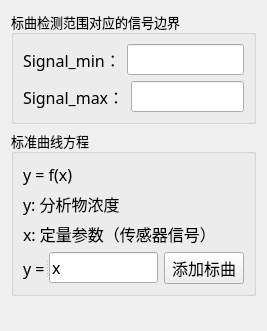
          <widget class="QWidget" name="page">
           <property name="geometry">
            <rect>
             <x>0</x>
             <y>0</y>
             <width>267</width>
             <height>294</height>
            </rect>
           </property>
           <attribute name="label">
            <string>输入标准曲线</string>
           </attribute>
           <layout class="QVBoxLayout" name="verticalLayout_13" stretch="0,1">
            <item>
             <layout class="QVBoxLayout" name="verticalLayout_10">
              <item>
               <widget class="QGroupBox" name="groupBox_8">
                <property name="font">
                 <font>
                  <family>Adobe Devanagari</family>
                  <pointsize>10</pointsize>
                 </font>
                </property>
                <property name="styleSheet">
                 <string notr="true"/>
                </property>
                <property name="title">
                 <string>标曲检测范围对应的信号边界</string>
                </property>
                <layout class="QVBoxLayout" name="verticalLayout_3">
                 <item>
                  <layout class="QHBoxLayout" name="horizontalLayout_10">
                   <item>
                    <widget class="QLabel" name="label_17">
                     <property name="font">
                      <font>
                       <family>微软雅黑</family>
                       <pointsize>12</pointsize>
                      </font>
                     </property>
                     <property name="text">
                      <string>Signal_min：</string>
                     </property>
                    </widget>
                   </item>
                   <item>
                    <widget class="QLineEdit" name="lineEdit_huemin">
                     <property name="font">
                      <font>
                       <family>Adobe Devanagari</family>
                       <pointsize>12</pointsize>
                      </font>
                     </property>
                     <property name="text">
                      <string/>
                     </property>
                     <property name="placeholderText">
                      <string/>
                     </property>
                     <property name="cursorMoveStyle">
                      <enum>Qt::VisualMoveStyle</enum>
                     </property>
                    </widget>
                   </item>
                  </layout>
                 </item>
                 <item>
                  <layout class="QHBoxLayout" name="horizontalLayout_17">
                   <item>
                    <widget class="QLabel" name="label_18">
                     <property name="font">
                      <font>
                       <family>微软雅黑</family>
                       <pointsize>12</pointsize>
                      </font>
                     </property>
                     <property name="text">
                      <string>Signal_max：</string>
                     </property>
                    </widget>
                   </item>
                   <item>
                    <widget class="QLineEdit" name="lineEdit_huemax">
                     <property name="font">
                      <font>
                       <family>Adobe Devanagari</family>
                       <pointsize>12</pointsize>
                      </font>
                     </property>
                     <property name="placeholderText">
                      <string/>
                     </property>
                    </widget>
                   </item>
                  </layout>
                 </item>
                </layout>
               </widget>
              </item>
              <item>
               <widget class="QGroupBox" name="groupBox_9">
                <property name="font">
                 <font>
                  <family>Adobe Devanagari</family>
                  <pointsize>10</pointsize>
                 </font>
                </property>
                <property name="styleSheet">
                 <string notr="true"/>
                </property>
                <property name="title">
                 <string>标准曲线方程</string>
                </property>
                <layout class="QVBoxLayout" name="verticalLayout_4">
                 <item>
                  <widget class="QLabel" name="label_5">
                   <property name="font">
                    <font>
                     <family>微软雅黑</family>
                     <pointsize>12</pointsize>
                     <weight>50</weight>
                     <italic>false</italic>
                     <bold>false</bold>
                    </font>
                   </property>
                   <property name="text">
                    <string>y = f(x)</string>
                   </property>
                  </widget>
                 </item>
                 <item>
                  <widget class="QLabel" name="label_6">
                   <property name="font">
                    <font>
                     <family>微软雅黑</family>
                     <pointsize>12</pointsize>
                    </font>
                   </property>
                   <property name="text">
                    <string>y: 分析物浓度</string>
                   </property>
                  </widget>
                 </item>
                 <item>
                  <widget class="QLabel" name="label_7">
                   <property name="font">
                    <font>
                     <family>微软雅黑</family>
                     <pointsize>12</pointsize>
                    </font>
                   </property>
                   <property name="text">
                    <string>x: 定量参数（传感器信号）</string>
                   </property>
                  </widget>
                 </item>
                 <item>
                  <widget class="QSplitter" name="splitter_7">
                   <property name="font">
                    <font>
                     <family>微软雅黑</family>
                     <pointsize>12</pointsize>
                    </font>
                   </property>
                   <property name="orientation">
                    <enum>Qt::Horizontal</enum>
                   </property>
                   <widget class="QLabel" name="label_2">
                    <property name="font">
                     <font>
                      <family>微软雅黑</family>
                      <pointsize>12</pointsize>
                      <italic>false</italic>
                     </font>
                    </property>
                    <property name="text">
                     <string>y =</string>
                    </property>
                   </widget>
                   <widget class="QWidget" name="layoutWidget">
                    <property name="font">
                     <font>
                      <family>微软雅黑</family>
                      <pointsize>12</pointsize>
                     </font>
                    </property>
                    <layout class="QHBoxLayout" name="horizontalLayout_5" stretch="1,0">
                     <item>
                      <widget class="QLineEdit" name="lineEdit_biaoqu">
                       <property name="sizePolicy">
                        <sizepolicy hsizetype="Expanding" vsizetype="Fixed">
                         <horstretch>0</horstretch>
                         <verstretch>0</verstretch>
                        </sizepolicy>
                       </property>
                       <property name="font">
                        <font>
                         <family>Adobe Devanagari</family>
                         <pointsize>12</pointsize>
                        </font>
                       </property>
                       <property name="cursor">
                        <cursorShape>IBeamCursor</cursorShape>
                       </property>
                       <property name="inputMask">
                        <string/>
                       </property>
                       <property name="text">
                        <string>x</string>
                       </property>
                       <property name="cursorPosition">
                        <number>1</number>
                       </property>
                      </widget>
                     </item>
                     <item>
                      <widget class="QPushButton" name="button_inputbiaoqu">
                       <property name="sizePolicy">
                        <sizepolicy hsizetype="Fixed" vsizetype="Fixed">
                         <horstretch>0</horstretch>
                         <verstretch>0</verstretch>
                        </sizepolicy>
                       </property>
                       <property name="font">
                        <font>
                         <family>微软雅黑</family>
                         <pointsize>12</pointsize>
                        </font>
                       </property>
                       <property name="text">
                        <string>添加标曲</string>
                       </property>
                      </widget>
                     </item>
                    </layout>
                   </widget>
                  </widget>
                 </item>
                </layout>
               </widget>
              </item>
             </layout>
            </item>
            <item>
             <widget class="QLabel" name="label_44">
              <property name="font">
               <font>
                <family>Adobe Devanagari</family>
                <pointsize>10</pointsize>
               </font>
              </property>
              <property name="text">
               <string/>
              </property>
             </widget>
            </item>
           </layout>
          </widget>
